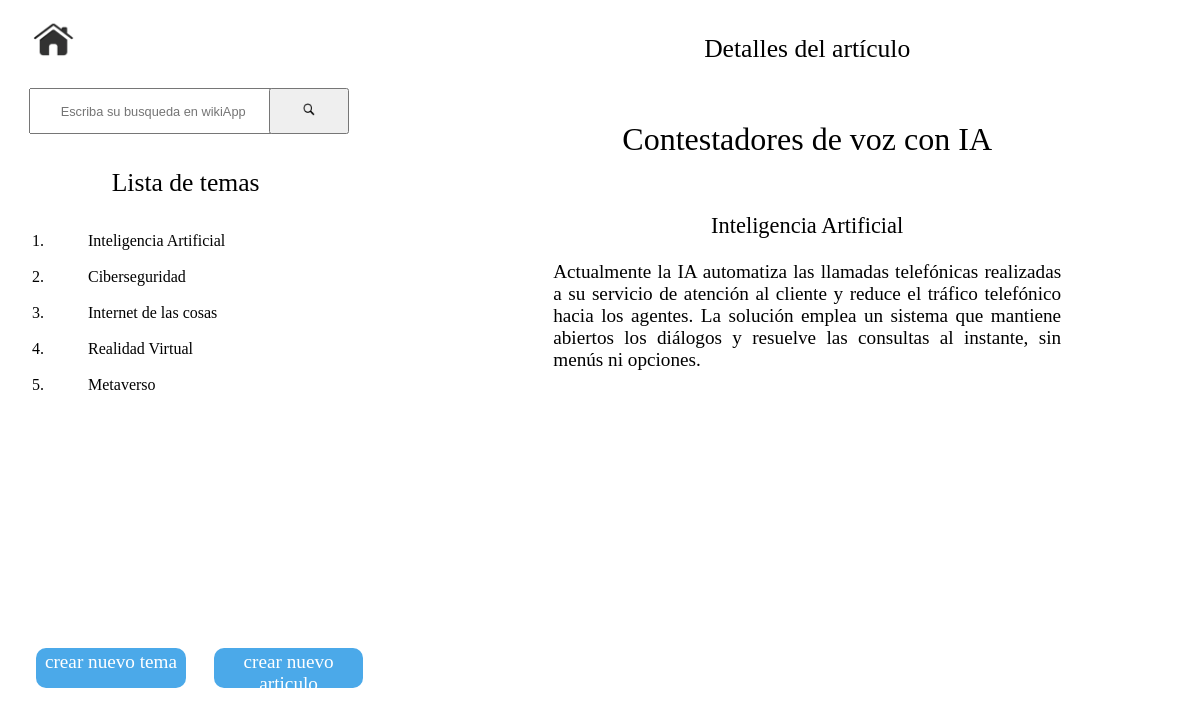
The app's page /articulos/1, older data.
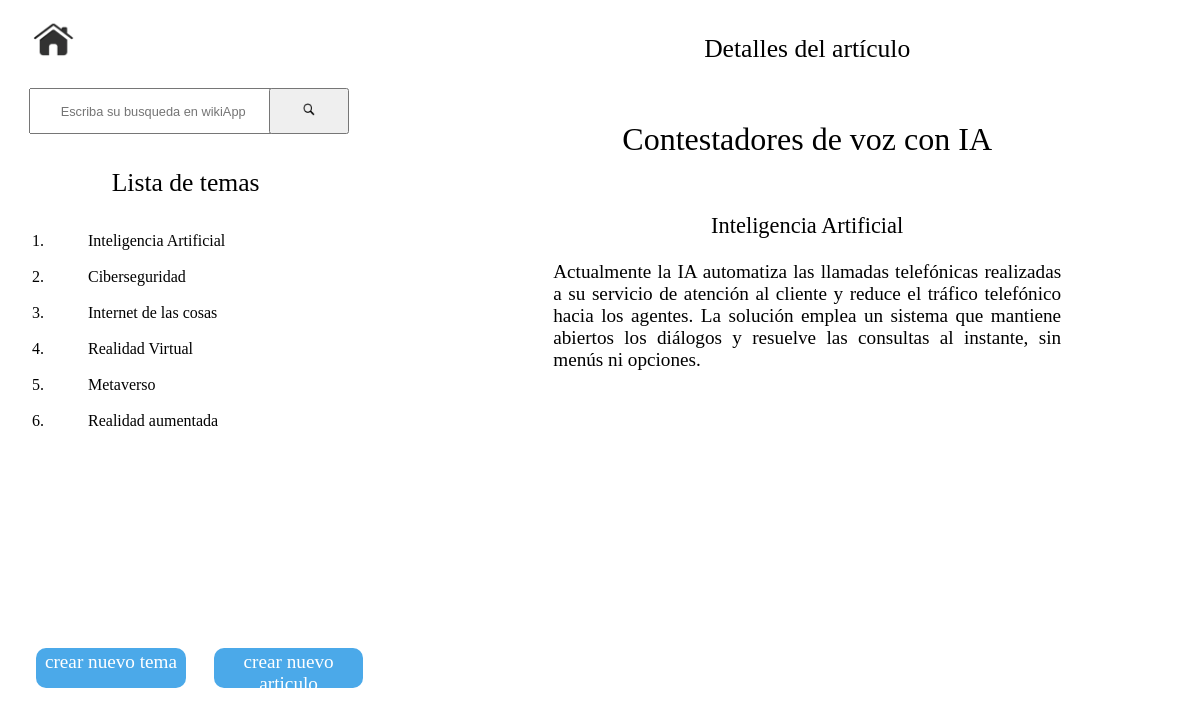
The same page, newer data.
### wikiApp/models.py (models this page shows)
class temaWiki(models.Model):
    nombre_tema = models.CharField(max_length=128, null=True, blank=True)
    descripcion_tema = models.CharField(max_length=512, null=True, blank=True)

### wikiApp/views.py (the view)
# urls.py: path('articulos/<str:id_articulo>',views.articulos,name="articulos"),
def articulos(request,id_articulo):
    temas = temaWiki.objects.all()
    articulo_id = articuloWiki.objects.get(id=id_articulo)
    return render(request, 'articulos.html',{
        'temas': temas, 'articulo':articulo_id
    })

### wikiApp/templates/articulos.html (shortened to what this page needs)
{% extends "layout.html" %}
{% block encabezado%}
	Detalles del artículo
{%endblock%}
{% block contenido%}
<div class="articulos_descripcion">
	<div class="articulo_desc_titulo">
		<p class="art_titulo">
			{{articulo.titulo}}
		</p>
	</div>
	<div class="articulo_desc_tema">
		<p class="art_tema">
			{{articulo.tema_relacionado.nombre_tema}}
		</p>
	</div>
	<div class="articulo_desc_contenido">
		<p class="art_contenido">
			{{articulo.contenido}}
		</p>
	</div>
</div>
{% endblock %}

### wikiApp/templates/layout.html (shortened to what this page needs)
{% load static %}
<!DOCTYPE html>
<html>
<head>
	<link rel="stylesheet" href="{% static 'wiki_estilos_customizados.css' %}">
</head>
<body>
	<div class="wiki_contendor_principal">
		<div class="panel_izquierdo">
			<div class="home">
				<a class="link_home" href="{% url 'wikiApp:principal' %}">
					<img class="imagen_home" src="{% static 'home.png' %}">
				</a>
			</div>
			<div class="bloque_busqueda">
				<div class="barra_busqueda_contenedor">
					<form class="barra_busqueda" method="post" action="{% url 'wikiApp:busqueda' %}">
						<div class="barra_busqueda_texto">
							<input class="busqueda_texto_estilos" type="text" id="buscador" name="buscador" placeholder="Escriba su busqueda en wikiApp">
						</div>
						<div class="barra_busqueda_icono">
							<button class="boton_busqueda">
								<img class="imagen_busqueda" src="{% static 'buscador.png' %}">
							</button>
						</div>
					</form>
				</div>
			</div>
			<div class="listado_temas">
				<div class="bloque_titulo_tema">
					<span class="listado_temas_titulo">Lista de temas</span>
				</div>
				<ol>
					{% for tema in temas %}
					<br>
					<li>
						<ul style="list-style: none;">
							<li><a href="{% url 'wikiApp:articulos_x_tema' tema.id %}" style="text-decoration: none;color: black;">{{ tema.nombre_tema }}</a></li>
						</ul>
					</li>
					{% endfor %}
				</ol>
			</div>
			<div class="botones">
				<a class="boton_estilo" href="{% url 'wikiApp:nuevo_tema' %}">
					<span class="boton_texto">crear nuevo tema</span>
				</a>
				<a class="boton_estilo" href="{% url 'wikiApp:nuevo_articulo' %}">
					<span class="boton_texto">crear nuevo articulo</span>
				</a>
			</div>
		</div>
		<div class="panel_derecho">
			<div class="titulo_seccion">
				<p class="titulo_seccion_estilo">{% block encabezado %}{% endblock %}</p>
			</div>
			<div class="visualizacion_seccion">
				{% block contenido %}{% endblock %}
			</div>
		</div>
	</div>
</body>
</html>

Row changes from the older to the newer data that the page shows:
added temaWiki: nombre_tema "Realidad aumentada"
